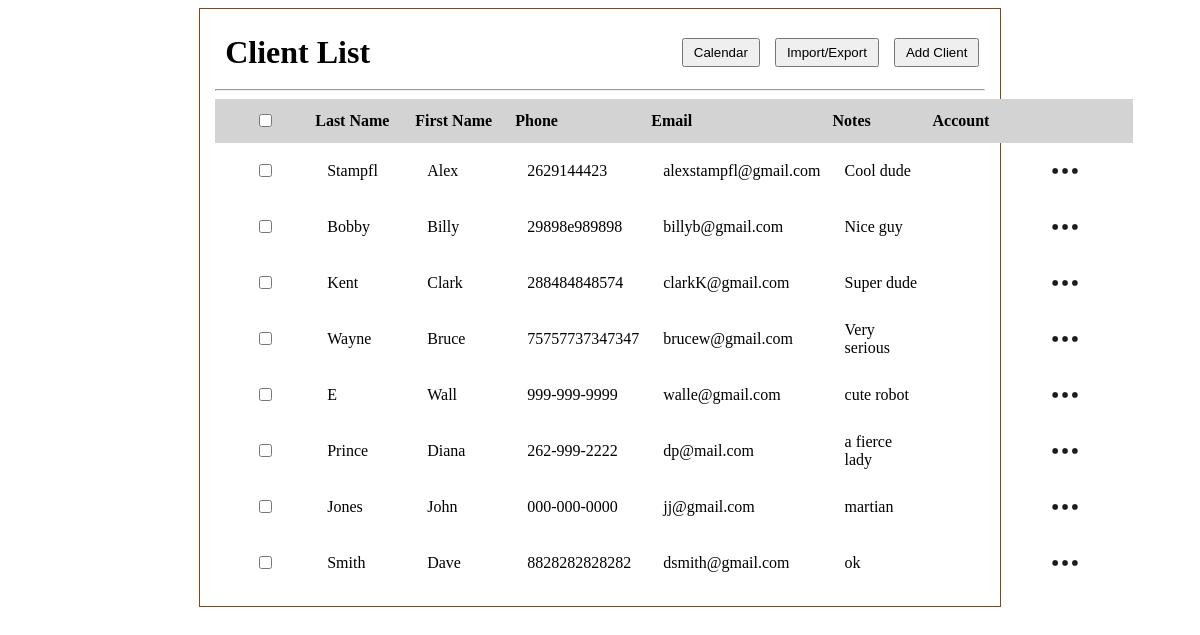
Before: /client_list with the older database file.
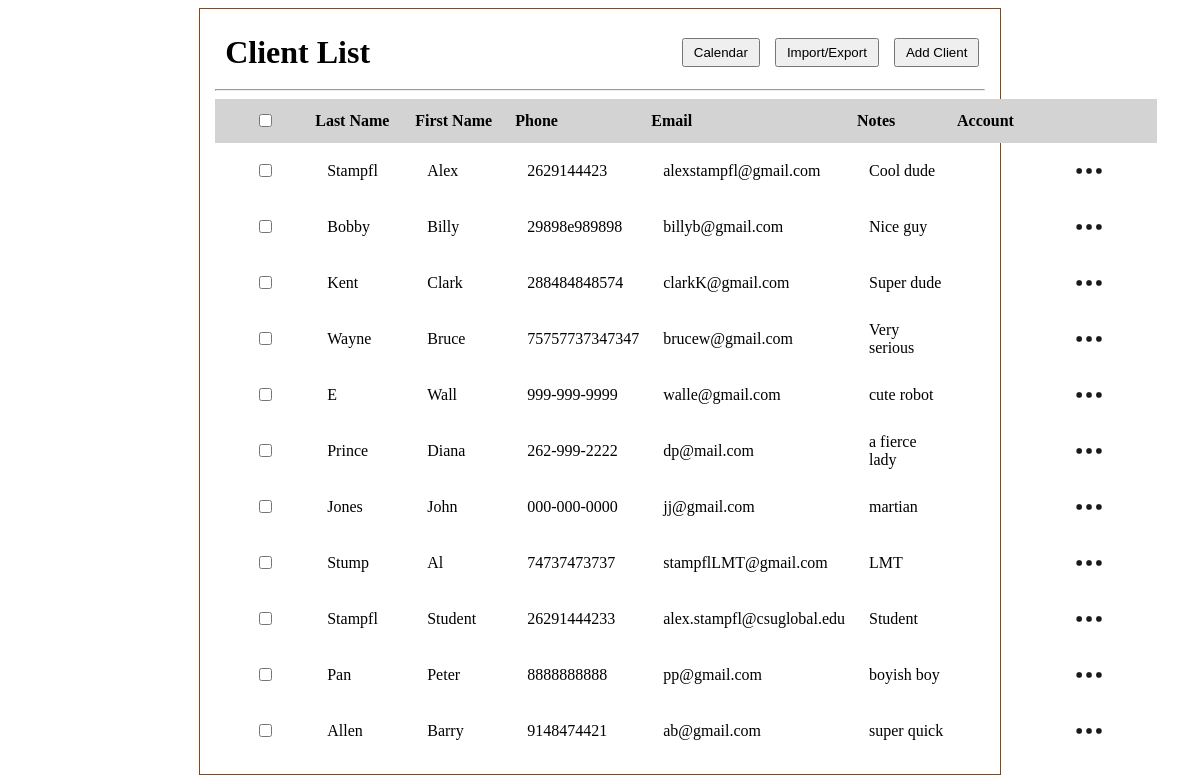
After: the same page with the newer database file.
### tables this page shows
CREATE TABLE clients (
              id INTEGER PRIMARY KEY AUTOINCREMENT,
              first_name TEXT,
              last_name TEXT,
              phone TEXT,
              email TEXT,
              status TEXT
            , client_id INTEGER, notes TEXT);

### app.py (the view)
@app.route('/client_list')
def client_list():
    conn = sqlite3.connect(DB_PATH)  # connects to sqlite database file named client.db, conn is the connection object used to talk to db
    c = conn.cursor() # cursor object lets you execute SQL statements (queries) against db
    c.execute('SELECT * FROM clients')
    clients = c.fetchall() # Fetches all rows that query returned, clients is a list of tuples
    conn.close()
    return render_template('client_list.html', clients=clients)

### templates/client_list.html (shortened to what this page needs)
<!DOCTYPE html>
<html lang="en">
<head>
    <link rel="stylesheet" href="{{ url_for('static', filename = 'main.css') }}">
</head>
<body>
    <div id="client_list">
        <div class="header-row">
            <h1 id="client_list_h1">Client List</h1>
            <div class="header-buttons">
                <button id="go_to_calendar">Calendar</button>
                <button id="export_client_list">Import/Export</button>
                <button id="add_client">Add Client</button>
            </div>
        </div>
        <hr>
        <table>
            <thead>
                <tr id="client_list_headers">
                    <th><input type="checkbox"></th>
                    <th>Last Name</th>
                    <th>First Name</th>
                    <th>Phone</th>
                    <th>Email</th>
                    <th>Notes</th>
                    <th>Account</th>
                    <th></th>
                </tr>
            </thead>
            <tbody id="clientTableBody">
                {% for client in clients %}
                <tr class="client-row" data-id="{{ client[0] }}">
                    <td><input type="checkbox"></td>
                    <td>{{ client[2] if client[2] else "" }}</td>
                    <td>{{ client[1] if client[1] else "" }}</td>
                    <td>{{ client[3] if client[3] else "" }}</td>
                    <td>{{ client[4] if client[4] else "" }}</td>
                    <td>{{ client[7] if client[7] else "" }}</td>
                    <td>{{ client[5] if client[5] else "" }}</td>
                    <td class="menu_cell">
                        <div class="menu-container">
                            <img class="meatballs" src="{{ url_for('static', filename='img/meatball_menu.png') }}"
                                alt="3 dots">
                        </div>
                    </td>
                </tr>
                {% endfor %}
            </tbody>
        </table>
    </div>
</body>
</html>

### static/main.css (style rules this page uses)
#client_list { text-align: center; max-width: 65%; top: 10%; left: 50%; border: 1px solid saddlebrown; height: 100%; margin: 0 auto; padding: 15px; }
table { border-collapse: collapse; width: 100%; }
th, td { padding: 8px 12px; text-align: left; }
#client_list table th:first-child, #client_list table td:first-child { width: 40px; text-align: center; }
table th { padding: 12px 0px 12px 0px; margin: 0 auto; min-width: 100px; text-align: left; }
.header-row { display: flex; justify-content: space-between; align-items: center; width: 98%; padding: 10px; }
.header-buttons { display: flex; gap: 15px; }
#client_list_h1 { display: inline-flex; margin: 0; }
#add_client { padding: 5px 10px; }
#go_to_calendar { padding: 5px 10px; }
#export_client_list { padding: 5px 10px; }
#client_list_headers { background-color: lightgray; }
.menu-container { position: relative; display: inline-block; }
.meatballs { width: 40px; height: 40px; vertical-align: middle; cursor: pointer; }

Changed rows visible on the page:
removed clients: last_name "Smith", first_name "Dave", phone "8828282828282", email "dsmith@gmail.com", notes "ok"
added clients: last_name "Stump", first_name "Al", phone "74737473737", email "stampflLMT@gmail.com", notes "LMT"
added clients: last_name "Stampfl", first_name "Student", phone "26291444233", email "alex.stampfl@csuglobal.edu", notes "Student"
added clients: last_name "Pan", first_name "Peter", phone "8888888888", email "pp@gmail.com", notes "boyish boy"
added clients: last_name "Allen", first_name "Barry", phone "9148474421", email "ab@gmail.com", notes "super quick"
